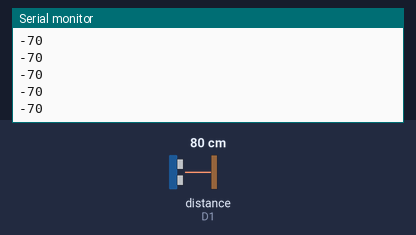
Bench run of a sketch on a simulated ESP8266 (NodeMCU). Shown: the last lines printed to the serial monitor. Wiring (inferred from the names in the program): ultrasonic range finder: trigger D0; echo D1. Inputs (shaded band) come from the test bench; at power-on: distance to the obstacle (sensor on D1) 80 cm. The echo pulse lasts 58.3 µs per cm; WiFi joins after 1.5 s; servers stay silent unless stated.

Above: at 3.0 s.
3.1 s: distance to the obstacle (sensor on D1) set to 2 cm
At 4.1 s:
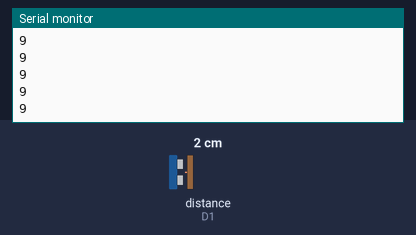
4.6 s: distance to the obstacle (sensor on D1) set to 4 cm
At 5.1 s:
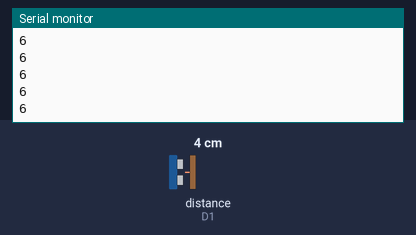
Timing chart, 0 to 7.6 s (numbered marks = the images above; inputs shaded):
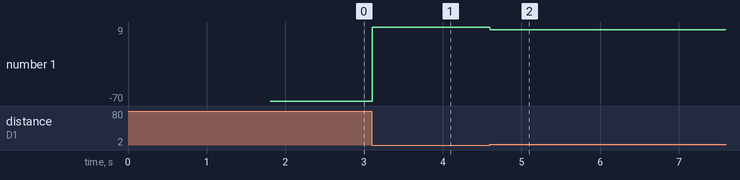

The sketch:

Level_Monitoring.ino
```cpp
#define trigger D0
#define echo D1
#define BLYNK_PRINT Serial
#include <ESP8266WiFi.h>
#include <BlynkSimpleEsp8266.h>

char auth[] = "x8yT0c1ZiVvEIl8DSoaDkEPzJ1ieRvP1";
char ssid[] = "srivastava";
char pass[] = "akhilesh45";

void setup()
{
  Serial.begin (9600);
  Blynk.begin(auth, ssid, pass);
  pinMode(trigger, OUTPUT);
  pinMode(echo, INPUT);
}
void loop()
{

  long duration, distance, reading;
  digitalWrite(trigger, LOW);
  delayMicroseconds(2);

  digitalWrite(trigger, HIGH);
  delayMicroseconds(10);

  digitalWrite(trigger, LOW);
  duration = pulseIn(echo, HIGH);
  distance = (duration/2) / 29.1;
  reading = (10-distance);
  Serial.println(reading);


  Blynk.virtualWrite(V3, distance);
  Blynk.virtualWrite(V4, reading);


  if (distance >= 9) {
    Blynk.virtualWrite(V0, 255);
    if (distance == 9){
    Blynk.email("tanyashrivastava2000@gmail.com","EMPTY!!,Please refill the tank");
    Blynk.notify("EMPTY!!,Please refill the tank");
    }
}
  else {
    Blynk.virtualWrite(V0, 0);
  }

 if (distance >= 5) {
    Blynk.virtualWrite(V1, 255);
}
  else {
    Blynk.virtualWrite(V1, 0);
  }

   if (distance >=3) {
    Blynk.virtualWrite(V2, 255);


}
  else {
    Blynk.virtualWrite(V2, 0);
  }
Blynk.run();
}
```

Measured:
- after the input at 3.1 s, the serial monitor: prints a new line at once (image 1)
- after the input at 4.6 s, the serial monitor: prints a new line at once (image 2)
- plotted number 1: -70 → 9 after the input at 3.1 s, 9 → 6 after the input at 4.6 s
